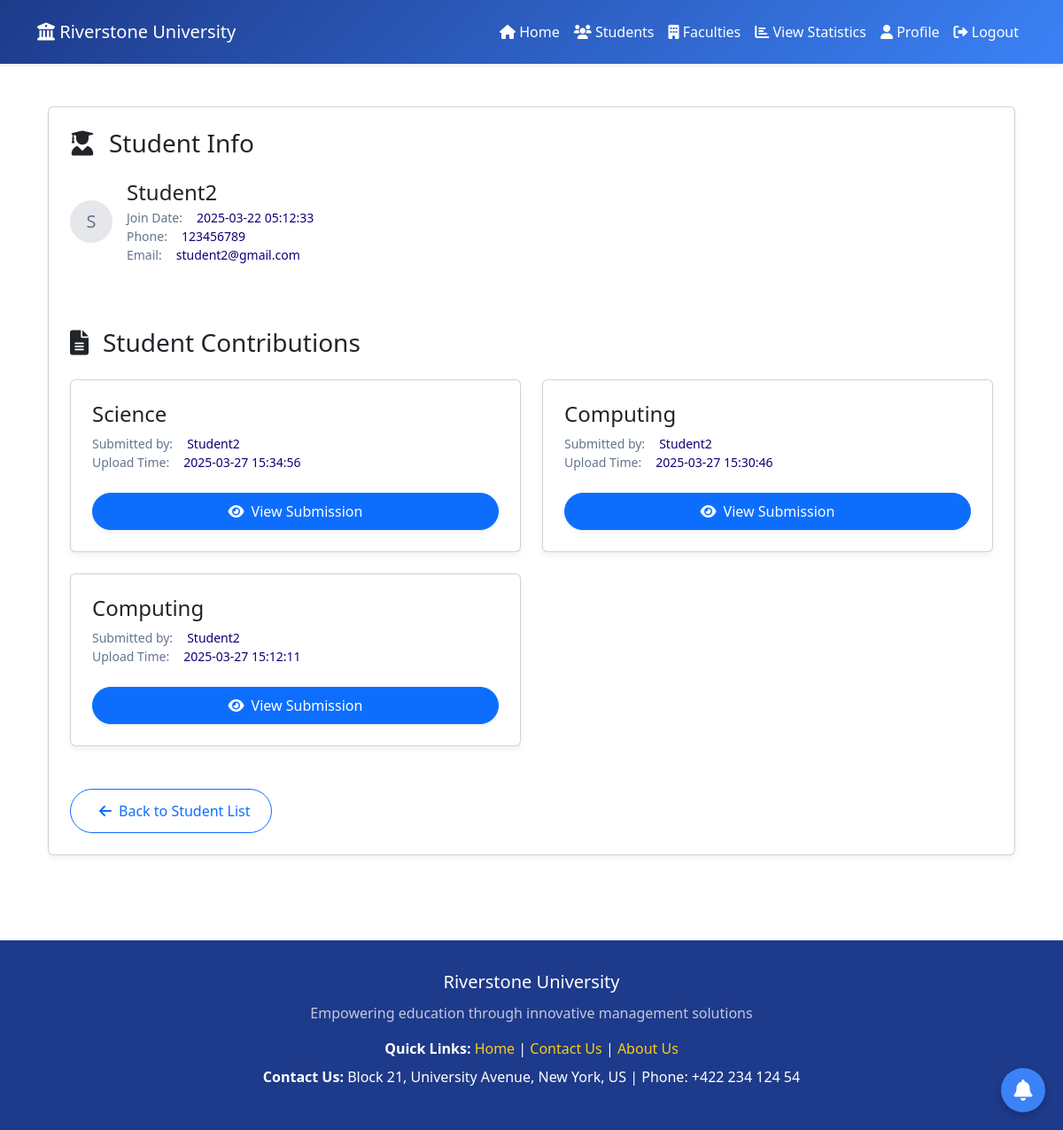
/src/Coordinator/design/Student_Details.php?id=10 (signed in), run on the app's committed database.
### tables this page shows
CREATE TABLE `users` (
  `id` int(11) NOT NULL,
  `name` varchar(50) NOT NULL,
  `email` varchar(50) NOT NULL,
  `address` varchar(50) DEFAULT NULL,
  `phone` varchar(50) DEFAULT NULL,
  `password` varchar(255) NOT NULL,
  `faculty_id` int(11) DEFAULT NULL,
  `created_at` timestamp NOT NULL DEFAULT current_timestamp()
);

CREATE TABLE `articles` (
  `article_id` int(11) NOT NULL,
  `user_id` int(11) NOT NULL,
  `title` varchar(255) NOT NULL,
  `status` varchar(30) DEFAULT NULL,
  `created_at` timestamp NOT NULL DEFAULT current_timestamp(),
  `updated_at` timestamp NOT NULL DEFAULT current_timestamp() ON UPDATE current_timestamp()
);

### _classes/Libs/Database/MySQL.php (called while the page is built, shortened)
<?php
class MySQL{
    private $dbhost;
    private $dbuser;
    private $dbpass;
    private $dbname;
    public function __construct(
        $dbhost="localhost",
        $dbuser="root",
        $dbpass="",
        $dbname="ewsd")
    {
        $this->dbhost=$dbhost;
        $this->dbuser=$dbuser;
        $this->dbpass=$dbpass;
        $this->dbname=$dbname;
    }
    public function connect(){
        try{
            $this->db=new PDO("mysql:dbhost=$this->dbhost;
            dbname=$this->dbname",
            $this->dbuser,
            $this->dbpass,
            [
                PDO::ATTR_ERRMODE => PDO::ERRMODE_EXCEPTION,
                PDO::ATTR_DEFAULT_FETCH_MODE => PDO::FETCH_OBJ,
            ]
            );
            return $this->db;
        }catch(PDOException $e){
            echo $e->getMessage();
            exit();
        }
    }
}

### _classes/Libs/Database/UsersTable.php (called while the page is built, shortened)
<?php
class UsersTable{
    private $db;
    public function __construct(MySQL $mysql)
    {
        $this->db = $mysql->connect();
    }
    public function getuserbyId($id){
        $statement = $this->db->prepare("SELECT * FROM users WHERE id = :id");
        $statement->execute(['id' => $id]);
        return $statement->fetch(PDO::FETCH_OBJ);
    }
}

### _classes/Libs/Database/ArticleTable.php (called while the page is built, shortened)
<?php
class ArticleTable
{
    private $db;
    public function __construct(MySQL $mysql)
    {
        $this->db = $mysql->connect();
    }
    public function getArticlesByUserId($user_id)
    {
        try {
            $statement = $this->db->prepare("
                SELECT a.article_id,a.title,a.status,a.created_at,u.name,d.docfile,i.imagefile from articles a
                LEFT JOIN users u on a.user_id = u.id
                LEFT JOIN doc_attachment d on a.article_id = d.article_id
                LEFT JOIN img_attachment i on a.article_id = i.article_id
                WHERE a.user_id = :user_id
                ORDER BY a.created_at DESC;
            ");
            $statement->bindParam(':user_id', $user_id, PDO::PARAM_INT);
            $statement->execute();
            return $statement->fetchAll(PDO::FETCH_ASSOC);
        } catch (PDOException $e) {
            echo "Error: " . $e->getMessage();
            exit();
        }
    }
}

### src/Coordinator/design/Student_Details.php (the view, shortened to what this page needs)
<?php
$id = $_GET['id'] ?? null;
$table = new ArticleTable(new MySQL);
$usertable = new UsersTable(new MySQL);
$student = $usertable->getuserbyId($id);
$articles = $table->getArticlesByUserId($id);
?>
<!DOCTYPE html>
<html lang="en">
<head>
    <link href="https://cdn.jsdelivr.net/npm/bootstrap@5.3.0/dist/css/bootstrap.min.css" rel="stylesheet">
    <link rel="stylesheet" href="https://cdnjs.cloudflare.com/ajax/libs/font-awesome/6.0.0/css/all.min.css">
</head>
<body>
    <?php include "headermc.php"; ?>
    <main class="container mx-auto px-4 py-5">
        <div class="card p-4">
            <h3 class="text-lg font-medium text-gray-900 mb-4"><i class="fa-solid fa-user-graduate me-3"></i>Student Info</h3>
            <div class="d-flex align-items-center mb-4">
                <div class="student-icon me-3">
                    <?php echo substr($student->name, 0, 1); ?>
                </div>
                <div>
                    <h4 class="font-medium text-gray-900 mb-1"><?php echo $student->name; ?></h4>
                    <div class="space-y-2">
                        <div class="detail-row">
                            <span class="detail-label">Join Date:</span>
                            <span class="detail-value"><?php echo $student->created_at; ?></span>
                        </div>
                        <div class="detail-row">
                            <span class="detail-label">Phone:</span>
                            <span class="detail-value"><?php echo $student->phone; ?></span>
                        </div>
                        <div class="detail-row">
                            <span class="detail-label">Email:</span>
                            <span class="detail-value"><?php echo $student->email; ?></span>
                        </div>
                    </div>
                </div>
            </div>
            <h3 class="text-lg font-medium text-gray-900 mb-4 mt-5"><i class="fa-solid fa-file-alt me-3"></i>Student Contributions</h3>
            <?php if (empty($articles)) : ?>
                <p class="text-muted">No contributions found for this student.</p>
            <?php  else : ?>
                <div class="row row-cols-1 row-cols-md-2 g-4">
                    <?php foreach ($articles as $article) : ?>
                    <div class="col">
                        <div class="card contribution-card p-4">
                            <h4 class="text-md font-medium text-gray-900 mb-2"><?php echo $article['title']; ?></h4>
                            <div class="detail-row">
                                <span class="detail-label">Submitted by:</span>
                                <span class="detail-value"><?php echo $article['name']; ?></span>
                            </div>
                            <div class="detail-row">
                                <span class="detail-label">Upload Time:</span>
                                <span class="detail-value"><?php echo $article['created_at']; ?></span>
                            </div>
                            <div class="mt-4 text-center">
                                <a href="viewdetail.php?id=<?= $article['article_id'] ?>"
                                   class="btn btn-primary px-4 py-2 rounded-pill shadow-sm d-flex align-items-center justify-content-center mx-auto">
                                    <i class="fas fa-eye me-2"></i> View Submission
                                </a>
                            </div>
                        </div>
                    </div>
                    <?php endforeach ?>
                </div>
            <?php endif ?>
            <div class="mt-5">
                <a href="Student_Lists.php" class="btn btn-outline-primary px-4 py-2 rounded-pill"><i class="fa-solid fa-arrow-left p-2"></i>Back to Student List</a>
            </div>
        </div>
    </main>
    <button class="btn-notification" data-bs-toggle="modal" data-bs-target="#notificationModal">
        <i class="fas fa-bell"></i>
    </button>
    <?php include "notifications.php"; ?>
    <?php include "footer.php"; ?>
</body>
</html>

### src/Coordinator/design/Student_Details.php (style rules this page uses)
:root { --primary-dark: #1e3a8a; --primary-light: #3b82f6; --accent: #facc15; --light-bg: #f8fafc; --card-bg: #ffffff; --text-muted: #64748b; --contributors-color: rgb(12, 0, 117); }
body { background-color: var(--light-bg); font-family: 'Segoe UI', Tahoma, Geneva, Verdana, sans-serif; }
.container { max-width: 1200px; }
.card { background: var(--card-bg); border: 1px solid #e5e7eb; border-radius: 12px; box-shadow: 0 4px 6px rgba(0, 0, 0, 0.05); }
.student-icon { width: 3rem; height: 3rem; background-color: #e5e7eb; border-radius: 50%; display: flex; align-items: center; justify-content: center; font-size: 1.25rem; color: var(--text-muted); }
.detail-label { color: var(--text-muted); font-size: 0.875rem; }
.detail-value { color: var(--contributors-color); font-size: 0.875rem; font-weight: 500; margin-left: 0.5rem; }
.detail-row { display: flex; align-items: center; gap: 0.5rem; }
.contribution-card { transition: transform 0.3s ease, box-shadow 0.3s ease; }
.btn-notification { position: fixed; bottom: 20px; right: 20px; background-color: var(--primary-light); border: none; border-radius: 50%; width: 50px; height: 50px; font-size: 1.5rem; color: white; display: flex; align-items: center; justify-content: center; box-shadow: 0 4px 10px rgba(0, 0, 0, 0.2); transition: all 0.3s ease; z-index: 1000; }

### src/Coordinator/design/headermc.php (style rules this page uses)
:root { --primary-dark: #1e3a8a; --primary-light: #3b82f6; --accent: #facc15; --light-bg: #f8fafc; }

### src/Coordinator/design/footer.php (style rules this page uses)
:root { --primary-dark: #1e3a8a; --primary-light: #3b82f6; --secondary: #64748b; --accent: #facc15; --light-bg: #f8fafc; --card-bg: #ffffff; }

### data on the page
users: name "S", name "Student2", created_at "2025-03-22 05:12:33", phone "123456789", email "student2@gmail.com"
articles: title "Science", user.name "Student2", created_at "2025-03-27 15:34:56"
articles: title "Computing", user.name "Student2", created_at "2025-03-27 15:30:46"
articles: title "Computing", user.name "Student2", created_at "2025-03-27 15:12:11"
